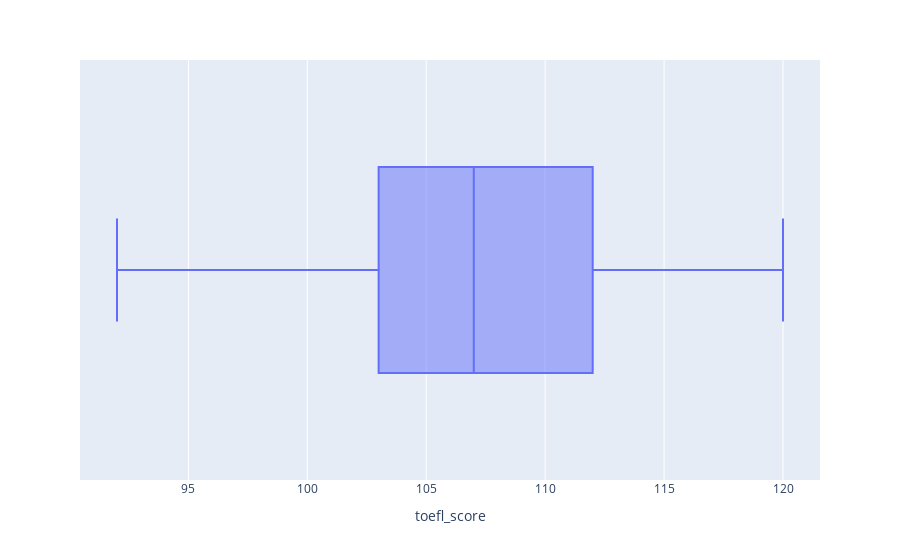

Write notebook code for a chart like this one.
### Code cell
px.box(df,x=cols[1])

### Figure 1 — Plotly figure (JSON) as saved in the notebook; plotly's stock layout.template omitted (floating-point values rounded to 4 significant figures; data arrays with more than 128 entries replaced by an {"elided": "..."} marker saying what was removed)
{"data": [{"alignmentgroup": "True", "hovertemplate": "toefl_score=%{x}<extra></extra>", "legendgroup": "", "marker": {"color": "#636efa"}, "name": "", "notched": false, "offsetgroup": "", "orientation": "h", "showlegend": false, "type": "box", "x": {"elided": "500 int values"}, "x0": " ", "xaxis": "x", "y0": " ", "yaxis": "y"}], "layout": {"boxmode": "group", "legend": {"tracegroupgap": 0}, "margin": {"t": 60}, "xaxis": {"anchor": "y", "domain": [0, 1], "title": {"text": "toefl_score"}}, "yaxis": {"anchor": "x", "domain": [0, 1]}}}
